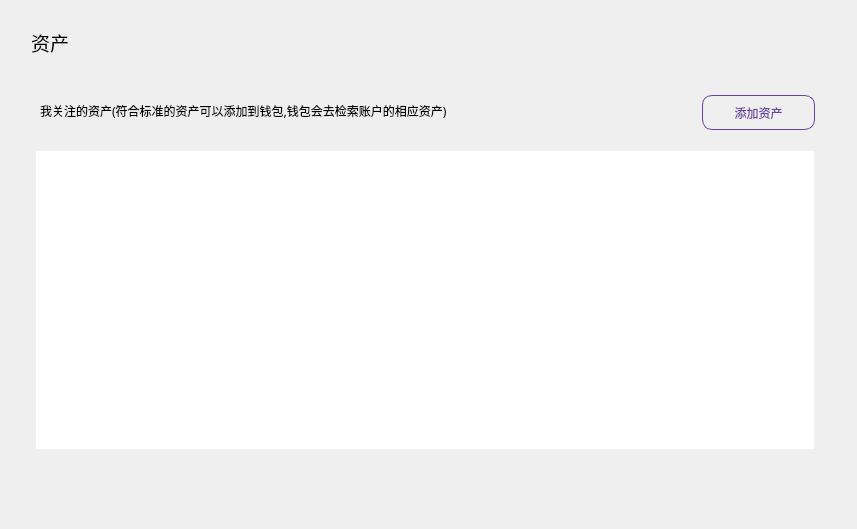
<?xml version="1.0" encoding="UTF-8"?>
<ui version="4.0">
 <class>AssetPage</class>
 <widget class="QWidget" name="AssetPage">
  <property name="geometry">
   <rect>
    <x>0</x>
    <y>0</y>
    <width>857</width>
    <height>529</height>
   </rect>
  </property>
  <property name="font">
   <font>
    <family>微软雅黑</family>
   </font>
  </property>
  <property name="windowTitle">
   <string>Form</string>
  </property>
  <widget class="QTableWidget" name="myAssetWidget">
   <property name="geometry">
    <rect>
     <x>35</x>
     <y>150</y>
     <width>780</width>
     <height>300</height>
    </rect>
   </property>
   <property name="styleSheet">
    <string notr="true">QTableWidget{border: 1px solid rgb(241,241,248);gridline-color: rgb(241,241,248)}
QHeaderView{background-color:white;min-height:47;}
QHeaderView::section{background-color: white;border: 1px solid rgb(241,241,248);
font: 12px &quot;微软雅黑&quot;;}</string>
   </property>
   <property name="verticalScrollBarPolicy">
    <enum>Qt::ScrollBarAsNeeded</enum>
   </property>
   <property name="horizontalScrollBarPolicy">
    <enum>Qt::ScrollBarAlwaysOff</enum>
   </property>
   <property name="sizeAdjustPolicy">
    <enum>QAbstractScrollArea::AdjustToContents</enum>
   </property>
   <property name="autoScroll">
    <bool>false</bool>
   </property>
   <property name="editTriggers">
    <set>QAbstractItemView::NoEditTriggers</set>
   </property>
   <property name="tabKeyNavigation">
    <bool>false</bool>
   </property>
   <property name="showDropIndicator" stdset="0">
    <bool>false</bool>
   </property>
   <property name="dragDropOverwriteMode">
    <bool>false</bool>
   </property>
   <property name="verticalScrollMode">
    <enum>QAbstractItemView::ScrollPerItem</enum>
   </property>
   <property name="horizontalScrollMode">
    <enum>QAbstractItemView::ScrollPerItem</enum>
   </property>
   <property name="showGrid">
    <bool>false</bool>
   </property>
   <attribute name="horizontalHeaderVisible">
    <bool>false</bool>
   </attribute>
   <attribute name="horizontalHeaderCascadingSectionResizes">
    <bool>true</bool>
   </attribute>
   <attribute name="verticalHeaderVisible">
    <bool>false</bool>
   </attribute>
   <attribute name="verticalHeaderCascadingSectionResizes">
    <bool>true</bool>
   </attribute>
   <column>
    <property name="text">
     <string>资产名</string>
    </property>
    <property name="font">
     <font>
      <family>微软雅黑</family>
     </font>
    </property>
    <property name="textAlignment">
     <set>AlignCenter</set>
    </property>
   </column>
   <column>
    <property name="text">
     <string>资产符号</string>
    </property>
    <property name="font">
     <font>
      <family>微软雅黑</family>
     </font>
    </property>
    <property name="textAlignment">
     <set>AlignCenter</set>
    </property>
   </column>
   <column>
    <property name="text">
     <string>合约地址</string>
    </property>
    <property name="font">
     <font>
      <family>微软雅黑</family>
     </font>
    </property>
    <property name="textAlignment">
     <set>AlignCenter</set>
    </property>
   </column>
   <column>
    <property name="text">
     <string>资产总量</string>
    </property>
    <property name="font">
     <font>
      <family>微软雅黑</family>
     </font>
    </property>
    <property name="textAlignment">
     <set>AlignCenter</set>
    </property>
   </column>
   <column>
    <property name="text">
     <string>资产精度</string>
    </property>
    <property name="font">
     <font>
      <family>微软雅黑</family>
     </font>
    </property>
    <property name="textAlignment">
     <set>AlignCenter</set>
    </property>
   </column>
   <column>
    <property name="text">
     <string/>
    </property>
    <property name="font">
     <font>
      <family>微软雅黑</family>
     </font>
    </property>
    <property name="textAlignment">
     <set>AlignCenter</set>
    </property>
   </column>
  </widget>
  <widget class="QToolButton" name="addTokenBtn">
   <property name="geometry">
    <rect>
     <x>702</x>
     <y>95</y>
     <width>113</width>
     <height>35</height>
    </rect>
   </property>
   <property name="font">
    <font>
     <family>微软雅黑</family>
     <weight>50</weight>
     <bold>false</bold>
    </font>
   </property>
   <property name="cursor">
    <cursorShape>PointingHandCursor</cursorShape>
   </property>
   <property name="styleSheet">
    <string notr="true">QToolButton{color:rgb(105,67,155);border:1px solid rgb(105,67,155);border-radius:10px;}
QToolButton:hover{color:rgb(125,87,180);}</string>
   </property>
   <property name="text">
    <string>添加资产</string>
   </property>
  </widget>
  <widget class="QLabel" name="label_10">
   <property name="geometry">
    <rect>
     <x>31</x>
     <y>32</y>
     <width>60</width>
     <height>21</height>
    </rect>
   </property>
   <property name="font">
    <font>
     <family>微软雅黑</family>
     <pointsize>14</pointsize>
    </font>
   </property>
   <property name="styleSheet">
    <string notr="true">background:transparent;</string>
   </property>
   <property name="text">
    <string>资产</string>
   </property>
  </widget>
  <widget class="QLabel" name="label">
   <property name="geometry">
    <rect>
     <x>40</x>
     <y>100</y>
     <width>601</width>
     <height>21</height>
    </rect>
   </property>
   <property name="text">
    <string>我关注的资产(符合标准的资产可以添加到钱包,钱包会去检索账户的相应资产)</string>
   </property>
  </widget>
 </widget>
 <resources/>
 <connections/>
</ui>
